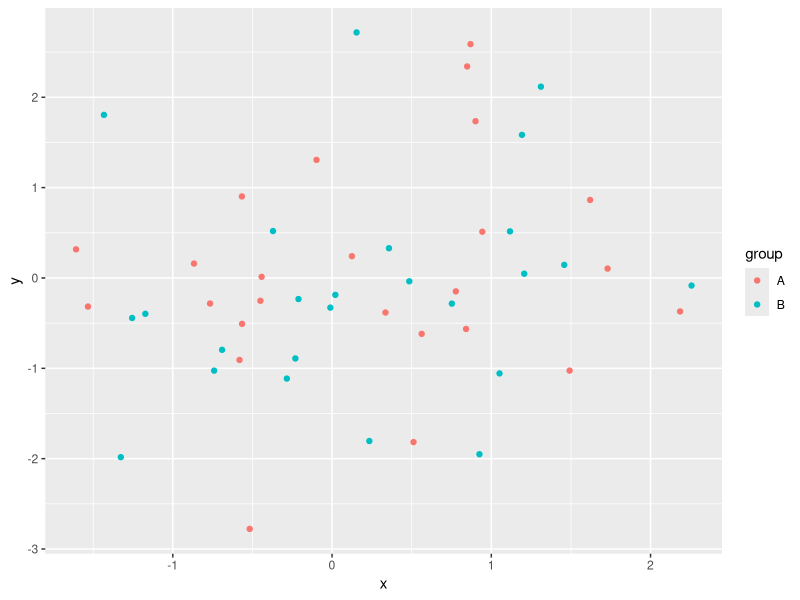
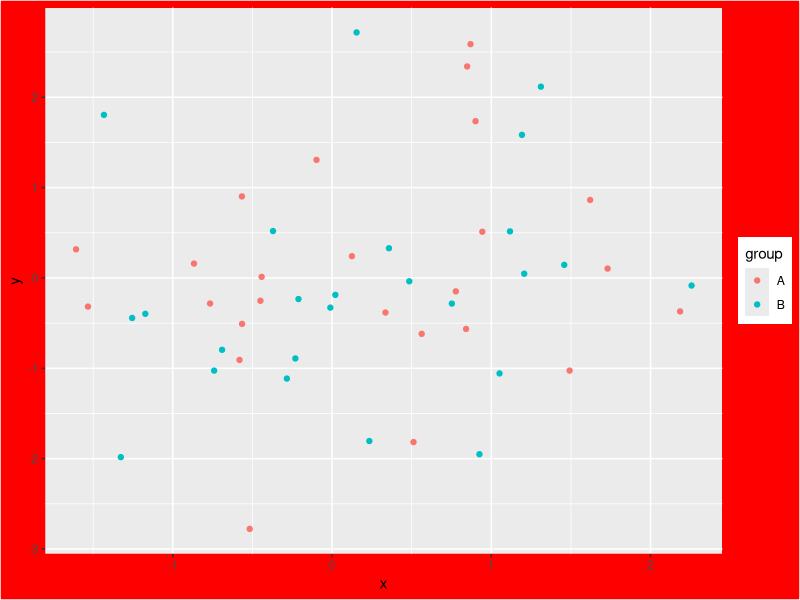
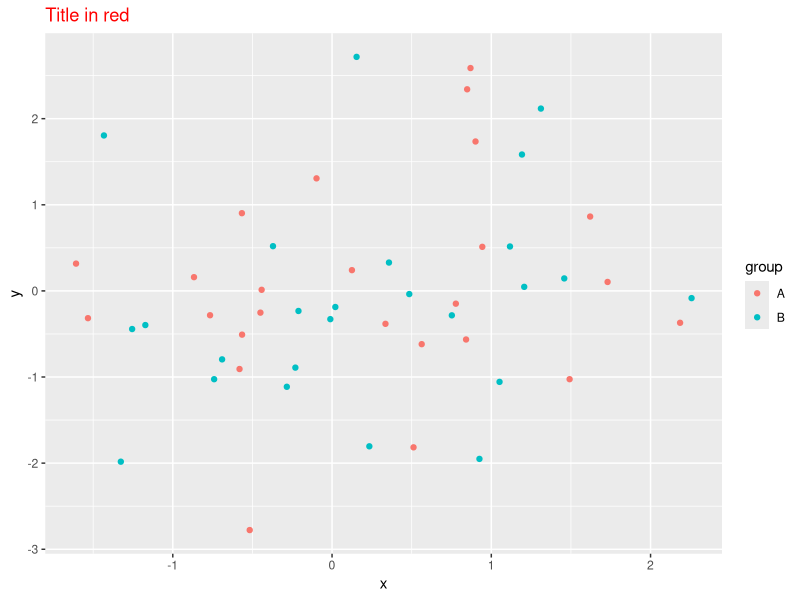
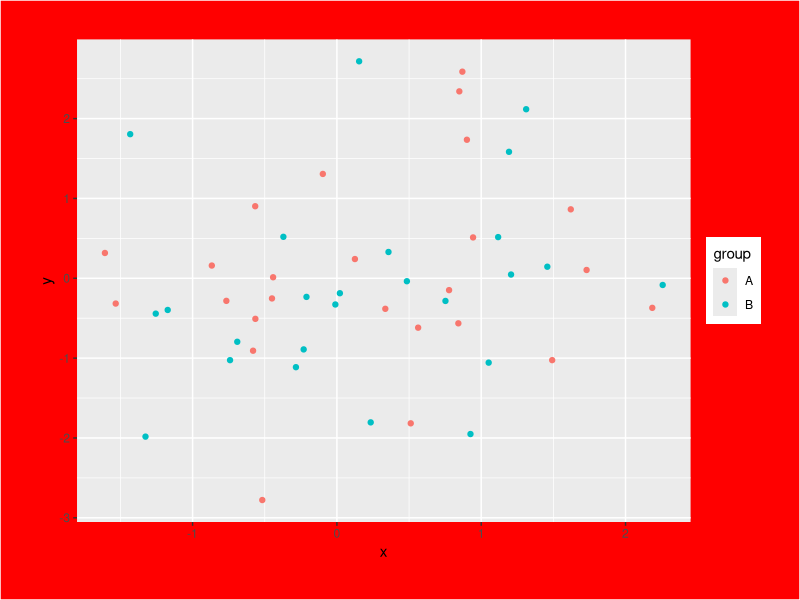
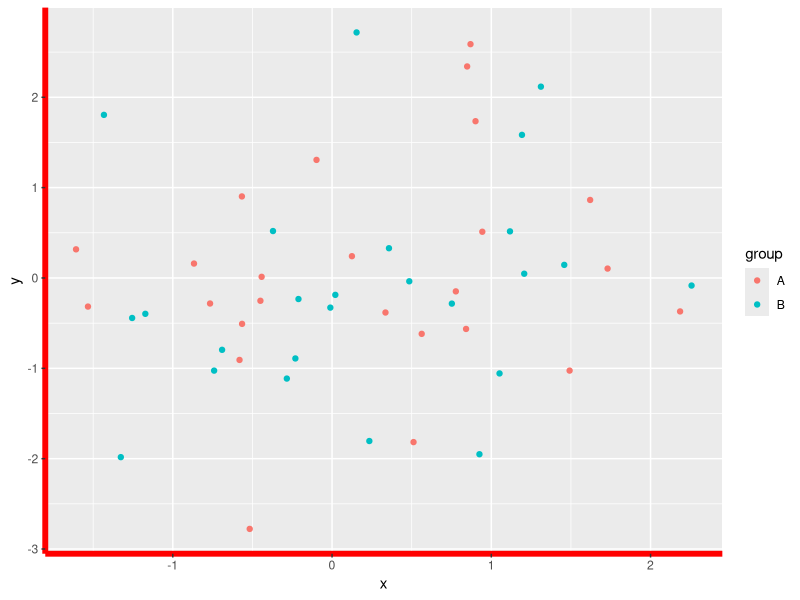
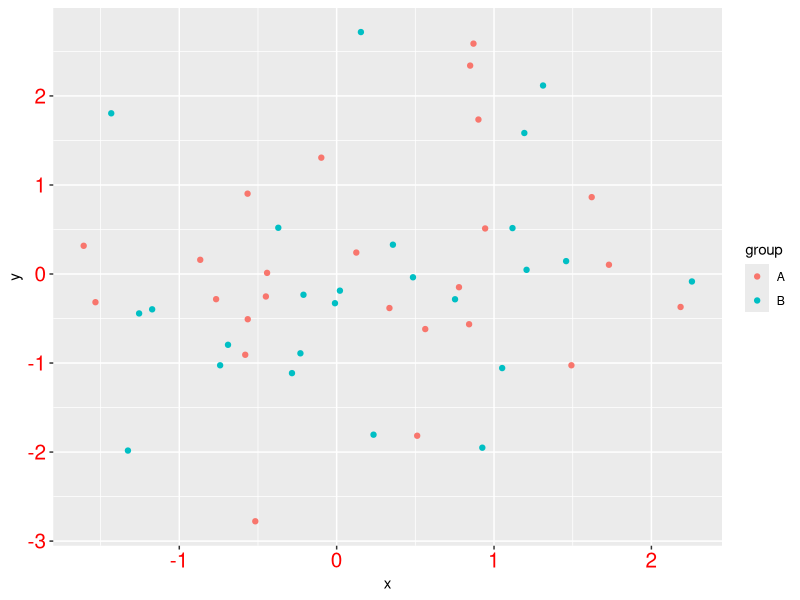
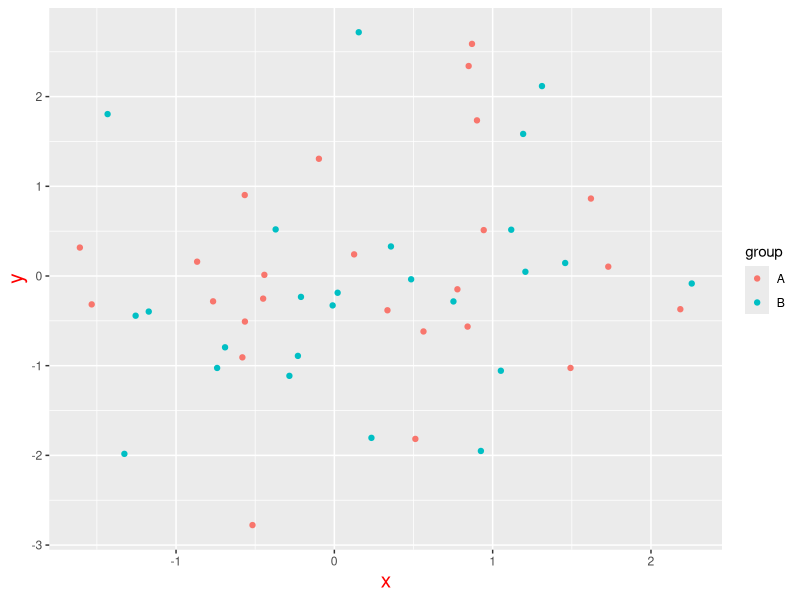
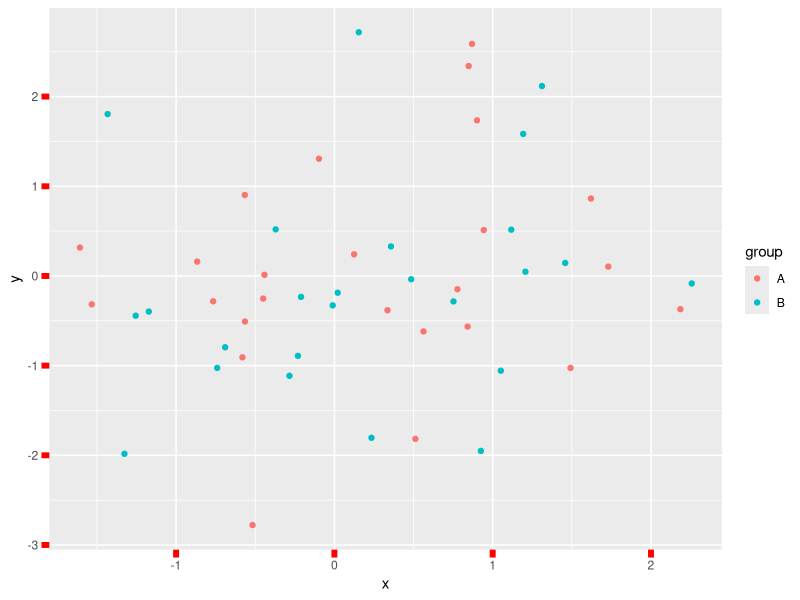

The R source for these figures, in order:
## ---- chunk 1
# Load ggplot2 library
library(ggplot2)

# Create a sample dataset
data <- data.frame(
  x = rnorm(50),
  y = rnorm(50),
  group = rep(c("A", "B"), each = 25)
)

## ---- chunk 2
#| fig-cap: Original

gp_Test <- ggplot(data, aes(x, y, color = group)) +
  geom_point()

gp_Test
## ---- chunk 3
#| fig-cap: Background in red
gp_Test + 
  theme(plot.background = element_rect(fill = "red"))

## ---- chunk 4
#| fig-cap: Title in red
gp_Test + 
  ggtitle("Title in red") +
  theme(plot.title = element_text(color = "red"))

## ---- chunk 5
#| fig-cap: Background in red and margin in 10 mm
gp_Test + 
  theme(plot.background = element_rect(fill = "red"),
        plot.margin = margin(10,10,10,10, "mm"))

## ---- chunk 6
#| fig-cap: Axis line in red, line width in 2
gp_Test + 
  theme(axis.line = element_line(color = "red", linewidth = 2))

## ---- chunk 7
#| fig-cap: Tick labels in red and font size in 15
gp_Test + 
  theme(axis.text = element_text(color = "red", size = 15))

## ---- chunk 8
#| fig-cap: Axis titles in red and font size in 15
gp_Test + 
  theme(axis.title = element_text(color = "red", size = 15))

## ---- chunk 9
#| fig-cap: Axis tick marks in red, line width in 2, length in 2 mm
gp_Test + 
  theme(axis.ticks = element_line(color = "red", linewidth = 2),
        axis.ticks.length = unit(2, "mm"))

## ---- chunk 10
#| fig-cap: Legend background in red and margin in 10 mm
gp_Test + 
  theme(legend.background = element_rect(fill = "red"),
        legend.margin = margin(10,10,10,10, "mm"))

## ---- chunk 11
#| fig-cap: Background of legend keys in red and legend keys size in 10 mm
gp_Test + 
  theme(legend.key = element_rect(fill = "red"),
        legend.key.size = unit(10, "mm"))

## ---- chunk 12
#| fig-cap: Legend labels in red and font size in 15
gp_Test + 
  theme(legend.text = element_text(color = "red", size = 15))

## ---- chunk 13
#| fig-cap: Legend name in red and font size in 15
gp_Test + 
  theme(legend.title = element_text(color = "red", size = 15))

## ---- chunk 14
#| fig-cap: Legend background in red and margin in 10 mm
gp_Test + 
  theme(panel.background = element_rect(fill = "red"))

## ---- chunk 15
#| fig-cap: Panel border in red and line width in 2
gp_Test + 
  theme(panel.border = element_rect(color = "red", fill = NA, linewidth = 2))

## ---- chunk 16
#| fig-cap: Panel border in red and line width in 2, but the area fill in green
gp_Test + 
  theme(panel.border = element_rect(color = "red", fill = "green", linewidth = 2))

## ---- chunk 17
#| fig-cap: Major grid lines in red and line width in 15
gp_Test + 
  theme(panel.grid.major = element_line(color = "red", linewidth = 2))

## ---- chunk 18
#| fig-cap: Aspect ratio in 1
gp_Test + 
  theme(aspect.ratio = 1)

